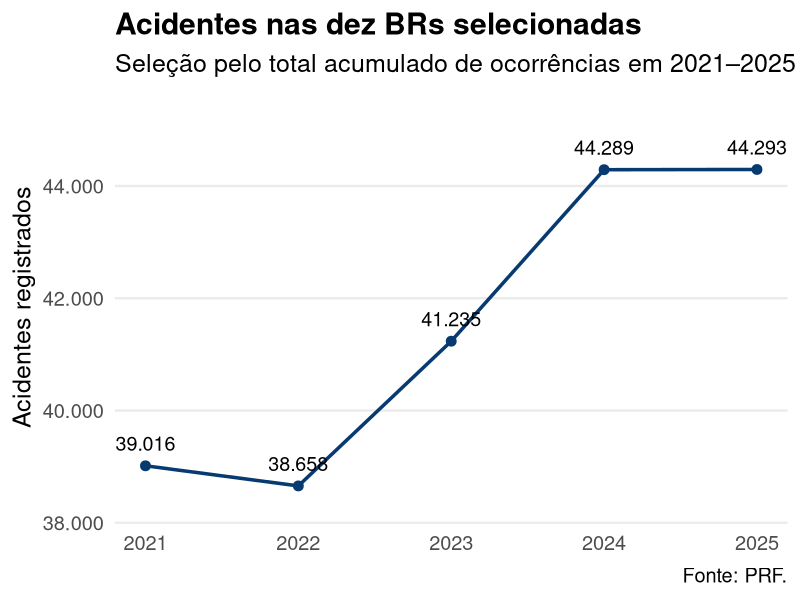
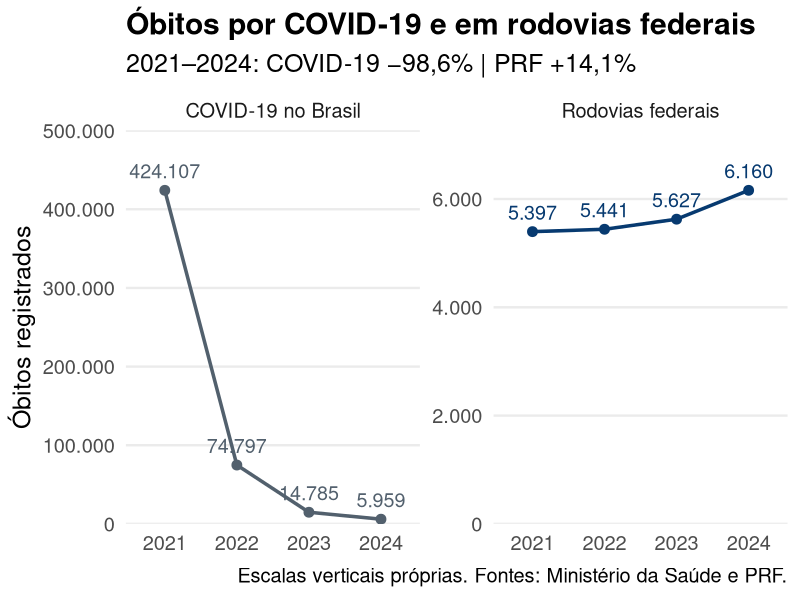
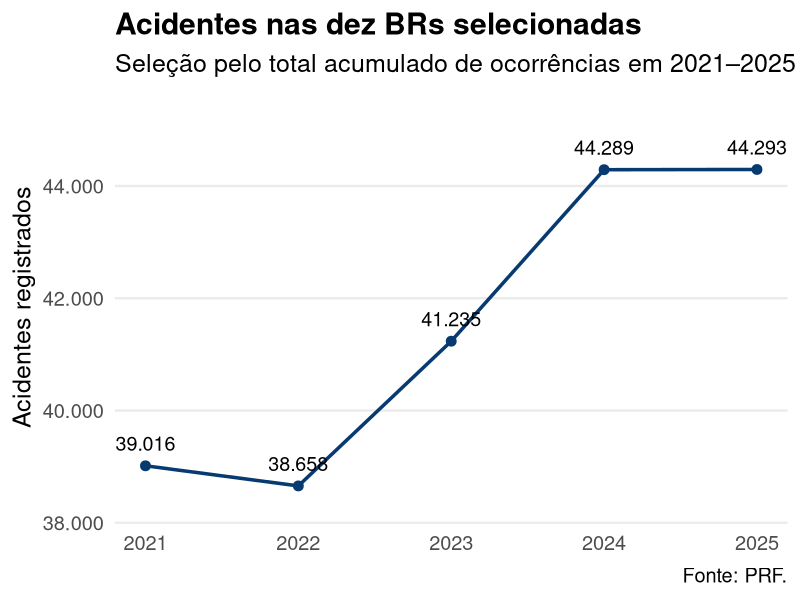
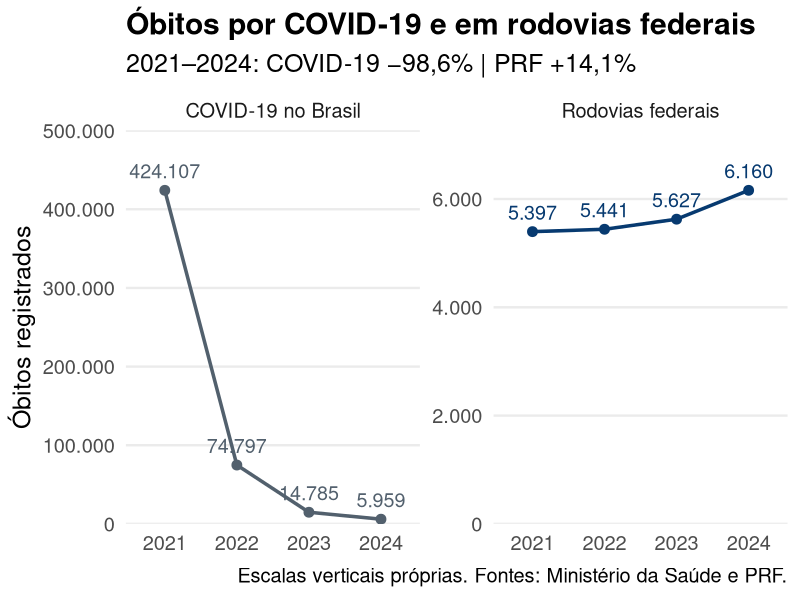

R code for these plots, in order:
# Execute a partir da raiz do repositório.
library(readr)
library(dplyr)
library(tidyr)
library(ggplot2)
library(scales)
acidentes <- read_csv("dados_agregados/acidentes_top10.csv", show_col_types = FALSE)
obitos <- read_csv("dados_agregados/obitos.csv", show_col_types = FALSE)
dir.create("figuras", showWarnings = FALSE)
rotulo_numero <- label_number(accuracy = 1, big.mark = ".", decimal.mark = ",")
tema <- theme_minimal(base_size = 18) +
  theme(panel.grid.minor = element_blank(),
        panel.grid.major.x = element_blank(),
        plot.title = element_text(face = "bold"),
        legend.position = "none")
p1 <- ggplot(acidentes, aes(ano, acidentes)) +
  geom_line(color = "#073A70", linewidth = 1.2) +
  geom_point(color = "#073A70", size = 3) +
  geom_text(aes(label = rotulo_numero(acidentes)), vjust = -1, size = 5) +
  scale_x_continuous(breaks = 2021:2025) +
  scale_y_continuous(labels = rotulo_numero,
                     expand = expansion(mult = c(.12, .25))) +
  labs(title = "Acidentes nas dez BRs selecionadas",
       subtitle = "Seleção pelo total acumulado de ocorrências em 2021–2025",
       x = NULL, y = "Acidentes registrados", caption = "Fonte: PRF.") +
  tema
obitos_long <- obitos %>%
  pivot_longer(-ano, names_to = "serie", values_to = "obitos") %>%
  mutate(serie = recode(serie, obitos_covid = "COVID-19 no Brasil",
                       mortos_rodovias = "Rodovias federais"))
p2 <- ggplot(obitos_long, aes(ano, obitos, color = serie)) +
  geom_line(linewidth = 1.2) +
  geom_point(size = 3) +
  geom_text(aes(label = rotulo_numero(obitos)), vjust = -.8, size = 5) +
  facet_wrap(~serie, scales = "free_y", nrow = 1) +
  scale_color_manual(values = c("COVID-19 no Brasil" = "#52606D",
                                "Rodovias federais" = "#073A70")) +
  scale_x_continuous(breaks = 2021:2024,
                     expand = expansion(mult = c(.18, .18))) +
  scale_y_continuous(limits = c(0, NA), labels = rotulo_numero,
                     expand = expansion(mult = c(0, .18))) +
  labs(title = "Óbitos por COVID-19 e em rodovias federais",
       subtitle = "2021–2024: COVID-19 −98,6% | PRF +14,1%",
       x = NULL, y = "Óbitos registrados",
       caption = "Escalas verticais próprias. Fontes: Ministério da Saúde e PRF.") +
  tema
ggsave("figuras/Figura_1_Acidentes.pdf", p1, width = 12, height = 7)
ggsave("figuras/Figura_2_Obitos_Paineis.pdf", p2, width = 14, height = 7)
print(p1)
print(p2)
